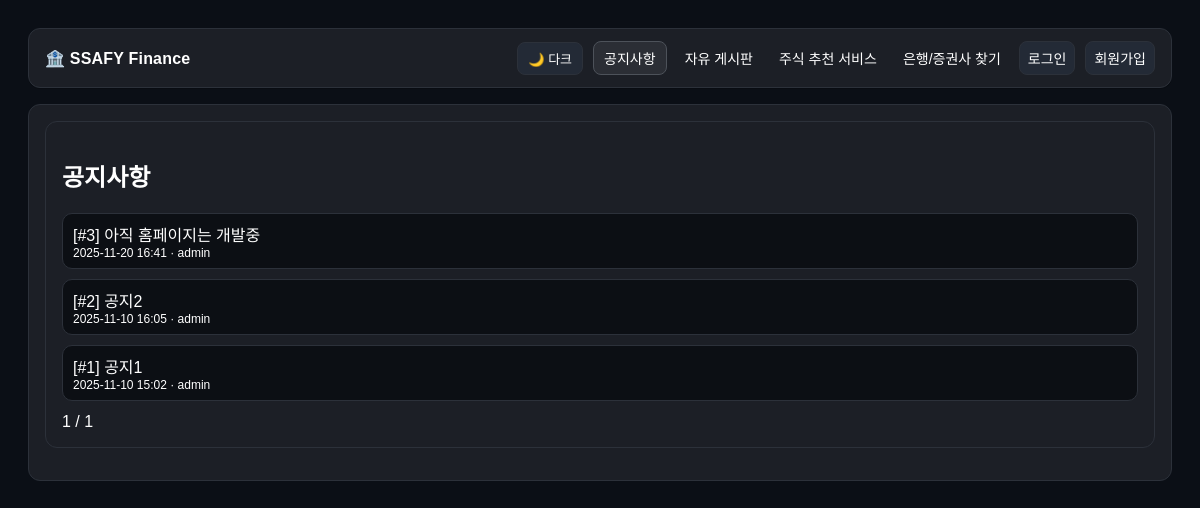
The page /notices/ on the database its author committed.
### notices/models.py (models this page shows, shortened)
class Notice(models.Model):
    title = models.CharField(max_length=200)
    content = models.TextField()
    author = models.ForeignKey(
        settings.AUTH_USER_MODEL, on_delete=models.SET_NULL, null=True, blank=True
    )
    created_at = models.DateTimeField(auto_now_add=True)
    updated_at = models.DateTimeField(auto_now=True)
    class Meta:
        ordering = ['-created_at']  # 최신 공지 먼저

### accounts/models.py (models this page shows, shortened)
class CustomUser(AbstractUser):
    nickname = models.CharField(
        max_length=50,
        unique=True,      # 값이 있으면 서로 달라야 함
        null=True,        # DB에 NULL 허용 → 여러 명이 닉네임 없이 있어도 OK
        blank=True,       # 폼에서 빈 값 허용 (createsuperuser 등)
    )
    birthdate = models.DateField(null=True, blank=True)  # 생년월일 필드
    profile_image = models.ImageField(upload_to='profile_pics/', null=True, blank=True)  # 프로필 이미지 필드
    phone_number = models.CharField(max_length=20, blank=True, null=True)

### notices/views.py (the view)
# urls.py: path('', views.index, name='index'),                    # 공개 목록
def index(request):
    qs = Notice.objects.all()
    paginator = Paginator(qs, 10)  # 페이지당 10개
    page_obj = paginator.get_page(request.GET.get('page'))
    return render(request, 'notices/index.html', {'page_obj': page_obj})

### notices/templates/notices/index.html (shortened to what this page needs)
{% extends 'base.html' %}
{% block nav_notice %}active{% endblock %}
{% block content %}
<section class="panel">
  <div style="display:flex; align-items:center; justify-content:space-between;">
    <h1>공지사항</h1>
  </div>
  <ul class="list">
    {% for n in page_obj %}
      <li class="list-item">
        <a href="{% url 'notices:detail_notice' n.id %}">
          [#{{ n.id }}] {{ n.title }}
        </a>
        <div class="muted" style="font-size:12px;">
          {{ n.created_at|date:"Y-m-d H:i" }}
          {% if n.author %} · {{ n.author.username }}{% endif %}
        </div>
      </li>
    {% empty %}
      <li class="list-item">등록된 공지가 없습니다.</li>
    {% endfor %}
  </ul>
  <div class="pagination" style="margin-top:12px;">
    <span>{{ page_obj.number }} / {{ page_obj.paginator.num_pages }}</span>
  </div>
</section>
{% endblock %}

### templates/base.html (shortened to what this page needs)
{% load static %}
<!DOCTYPE html>
<html lang="ko" data-theme="{{ request.session.theme|default:'dark' }}">
<head>
  <link rel="stylesheet" href="{% static 'css/style.css' %}?v=20251110">
</head>
<body>
  <header class="navbar">
    <div class="logo">
      <a href="{% url 'home' %}">🏦 SSAFY Finance</a>
    </div>
    <nav class="nav-links">
      <a href="{% url 'theme_toggle' %}?next={{ request.get_full_path|urlencode }}" class="btn small">
      {% if request.session.theme == 'light' %}
        🌞라이트
      {% else %}
        🌙 다크
      {% endif %}
      </a>
      <a href="{% url 'notices:index' %}" class="{% block nav_notice %}{% endblock %}">공지사항</a>
      <a href="{% url 'posts:index' %}" class="{% block nav_free %}{% endblock %}">자유 게시판</a>
      <a href="{% url 'finances:recommend' %}" class="{% block nav_fin %}{% endblock %}">주식 추천 서비스</a>
      <a href="{% url 'banks:map' %}" class="{% block nav_banks %}{% endblock %}">은행/증권사 찾기</a>
      {% if user.is_authenticated %}
        <a href="{% url 'accounts:profile' %}" class="{% block nav_profile %}{% endblock %}">내 프로필</a>
        {% if user.is_superuser %}
          <span>안녕하세요, {{ user.username }}님</span>
        {% else %}
          <span>안녕하세요, {{ user.nickname }}님</span>
        {% endif %}
        <a href="{% url 'accounts:logout' %}" class="btn logout">로그아웃</a>
      {% else %}
        <a href="{% url 'accounts:login' %}" class="btn">로그인</a>
        <a href="{% url 'accounts:signup' %}" class="btn">회원가입</a>
      {% endif %}
    </nav>
  </header>
  <main class="panel">
    {% block content %}{% endblock %}
  </main>
</body>
</html>

### static/css/style.css (style rules this page uses)
:root { --bg: #0b0f16; --panel: #1c1f26; --surface: #0c0f14; --border: #2c313a; --text: #ffffff; --text-muted: #9aa2b1; --muted: #888ea4; --primary: #5fb0ff; --input: #0f1218; --ok: #5fd38d; --error: #ff6b6b; --btn-bg: #232a36; --btn-text: var(--text); --btn-border: var(--border); --label-color: #dfe3ea; --radius-sm: 8px; --radius-md: 10px; --radius-lg: 12px; --shadow-sm: 0 1px 0 rgba(0,0,0,0.2); --shadow-md: 0 6px 16px rgba(0,0,0,0.2); }
body { background: var(--bg); color: var(--text); font-family: 'Noto Sans KR', sans-serif; padding: 20px; }
.panel { background: var(--panel); border: 1px solid var(--border); border-radius: var(--radius-lg); padding: 16px; margin-bottom: 16px; }
.btn { background: var(--btn-bg); border: 1px solid var(--btn-border); color: var(--btn-text); padding: 8px 12px; border-radius: var(--radius-sm); cursor: pointer; font-size: 14px; transition: filter 0.2s ease, background 0.2s ease; }
.btn.small { padding: 6px 10px; font-size: 13px; }
.navbar { display: flex; align-items: center; justify-content: space-between; gap: 16px; padding: 12px 16px; margin-bottom: 16px; background: var(--panel); border: 1px solid var(--border); border-radius: var(--radius-lg); box-shadow: var(--shadow-sm); }
.logo a { color: var(--text); font-weight: 700; text-decoration: none; letter-spacing: 0.2px; }
.nav-links { display: flex; align-items: center; gap: 10px; }
.nav-links a { color: var(--text); text-decoration: none; font-size: 14px; padding: 6px 8px; border-radius: var(--radius-sm); transition: background 0.15s ease; }
.nav-links a.active { background: color-mix(in oklab, var(--panel), white 8%); border: 1px solid color-mix(in oklab, var(--border), white 18%); padding: 6px 10px; border-radius: var(--radius-sm); }
.list { list-style: none; padding: 0; margin: 0; display: grid; gap: 10px; }
.list-item { padding: 8px 10px; border: 1px solid var(--border); border-radius: var(--radius-md); background: var(--surface); transition: border-color 0.15s ease, transform 0.05s ease; }
.list-item a { color: var(--text); text-decoration: none; }

### rows shown on the page
Notice: id "3", title "아직 홈페이지는 개발중", created_at "2025-11-20 16:41", author.username "admin"
Notice: id "2", title "공지2", created_at "2025-11-10 16:05", author.username "admin"
Notice: id "1", title "공지1", created_at "2025-11-10 15:02", author.username "admin"

### other values the page prints
{{ page_obj.number }} "1"
{{ page_obj.paginator.num_pages }} "1"
